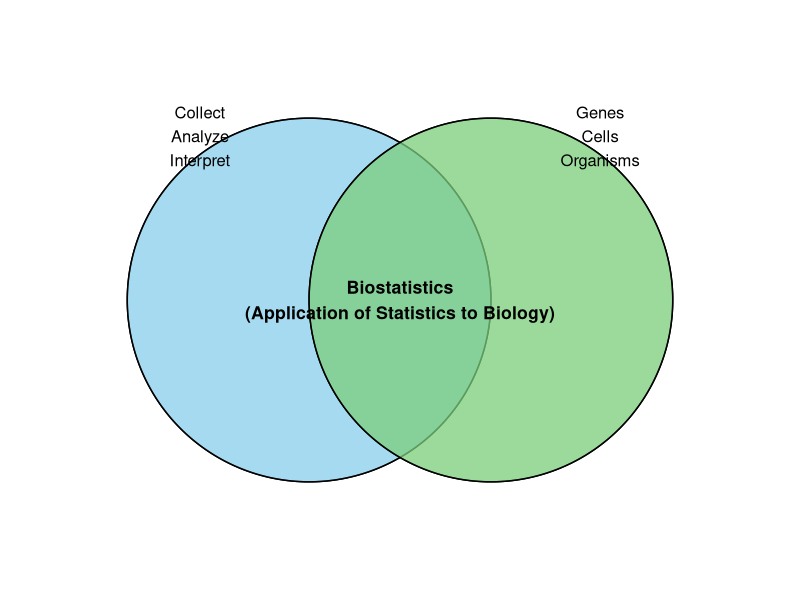

Write R code to recreate this figure.
## ---- chunk 1
#| label: fig-statistics-biostatistics
#| fig-cap: "Statistics deals with data in general, while biostatistics applies those principles to living systems."
#| out-width: "80%"
#| echo: false
#| message: false
#| warning: false

library(ggplot2)
library(ggforce)

# Basic schematic using circles to show overlap between Statistics and Biology

data <- data.frame(
x = c(0, 1),
y = c(0, 0),
label = c("Statistics", "Biology")
)

ggplot(data) +
geom_circle(aes(x0 = 0, y0 = 0, r = 1), fill = "skyblue", alpha = 0.5, color = "black") +
geom_circle(aes(x0 = 1, y0 = 0, r = 1), fill = "palegreen3", alpha = 0.5, color = "black") +
annotate("text", x = -0.6, y = 0.9, label = "Collect\nAnalyze\nInterpret", size = 4.2) +
annotate("text", x = 1.6, y = 0.9, label = "Genes\nCells\nOrganisms", size = 4.2) +
annotate("text", x = 0.5, y = 0, label = "Biostatistics\n(Application of Statistics to Biology)", size = 4.5, fontface = "bold") +
coord_fixed(xlim = c(-1.5, 2.5), ylim = c(-1.5, 1.5)) +
theme_void()
## ---- chunk 2
#| label: fig-data-to-decision
#| fig-cap: "The biostatistical process: turning raw data into meaningful biological conclusions."
#| out-width: "90%"
#| echo: false
#| message: false
#| warning: false

library(DiagrammeR)

grViz("
digraph flow {
graph [layout = dot, rankdir = LR]

node [shape = rectangle, style = filled, color = '#4C7D7E', fillcolor = '#B7E4C7', fontsize = 11]
A [label = 'Collect Data']
B [label = 'Organize & Clean']
C [label = 'Analyze Statistically']
D [label = 'Interpret & Conclude']
E [label = 'Apply Findings to Biology / Medicine']

edge [color = '#555555']
A -> B -> C -> D -> E
}
")
